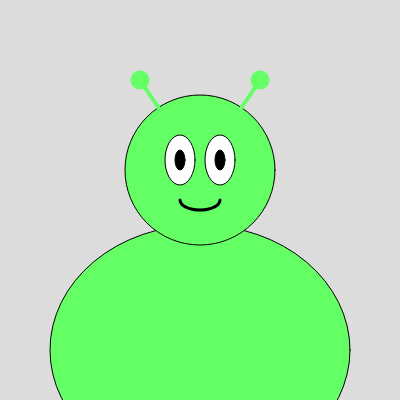
Frame 1 (no input)
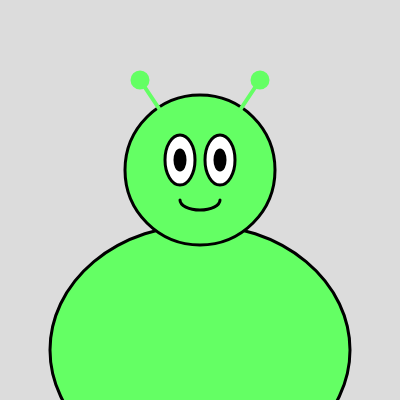
Frame 60 (no input)
Frame 120 (the mouse pressed at the canvas centre since frame 60): identical to frame 60, image omitted

The p5.js sketch that drew these frames (run headless with seeded random() and noise() and a simulated clock; from frame 60 on, the mouse is pressed at the canvas centre):

// p5.js sketch
// ── sketch.js
// Setup function runs once at program start
function setup() {
  createCanvas(400, 400); // Create 400x400 pixel canvas
}

// Main drawing function that runs continuously
function draw() {
  background(220); // Set light gray background

  // Draw green alien body (bottom ellipse)
  fill(100, 255, 100); // Bright green color
  ellipse(200, 350, 300, 250); // Large oval for lower body
  
  // Draw alien head (top ellipse)
  ellipse(200, 170, 150, 150); // Smaller circle for head
  
  // Draw white eye bases
  fill(255); // White color
  ellipse(180, 160, 30, 50); // Left eye (vertical oval)
  ellipse(220, 160, 30, 50); // Right eye (vertical oval)
  
  // Draw black eye pupils
  fill(0); // Black color
  ellipse(180, 160, 10, 20); // Left pupil
  ellipse(220, 160, 10, 20); // Right pupil
  
  // Draw green antenna lines
  stroke(100, 255, 100); // Match body color
  strokeWeight(4); // Thicker lines
  line(160, 110, 140, 80); // Left antenna
  line(240, 110, 260, 80); // Right antenna
  
  // Draw antenna balls
  fill(100, 255, 100); // Bright green
  ellipse(140, 80, 15, 15); // Left antenna ball
  ellipse(260, 80, 15, 15); // Right antenna ball
  
  // Draw mouth (smile)
  noFill(); // Hollow shape
  stroke(0); // Black outline
  strokeWeight(3); // Medium thickness
  arc(200, 200, 40, 20, 0, PI); // Half-circle smile
}
